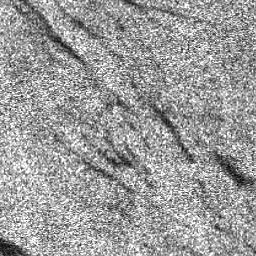
#> input picture assets/images/train/palsar_0.png, 256 x 256 px, found by its file name
$ python check_alignment.py
#> lines starting #> are read from the running program, lines starting #| are printed output that depends on the picture

from pathlib import Path
import numpy as np
import matplotlib.pyplot as plt
from PIL import Image

BASE = Path(__file__).resolve().parent

image_folder = BASE / "images" / "val"
mask_folder = BASE / "masks" / "val"


files = [
    "palsar_0.png",
    "palsar_461.png",
    "sentinel_126.png",
    "sentinel_49.png",
    "sentinel_99.png"
]

for filename in files:

    image_path = image_folder / filename
    mask_path = mask_folder / filename

    if not image_path.exists() or not mask_path.exists():
        print("Missing file:", filename)
        continue

    image = np.array(Image.open(image_path).convert("L"))
    mask = np.array(Image.open(mask_path).convert("L"))

    print("\nImage:", filename)
    print("Original shape:", image.shape)
#| Original shape: (256, 256)
    print("Mask shape:", mask.shape)
#| Mask shape: (256, 256)

    if image.shape != mask.shape:
        print("WARNING: Image and mask dimensions differ!")
        continue

    binary_mask = mask > 127
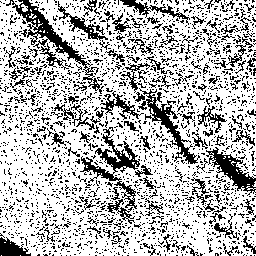
#> binary_mask: shape (256, 256) bool; 71.7% white; black in thin lines or dots

    fig, axes = plt.subplots(1, 3, figsize=(12, 4))

    # Original SAR image
    axes[0].imshow(image, cmap="gray")
    axes[0].set_title("Original SAR Image")

    # Ground-truth mask
    axes[1].imshow(binary_mask, cmap="gray")
    axes[1].set_title("Ground-Truth Mask")

    # Overlay
    axes[2].imshow(image, cmap="gray")
    axes[2].imshow(
        np.ma.masked_where(~binary_mask, binary_mask),
        cmap="autumn",
        alpha=0.5,
        vmin=0,
        vmax=1
    )
    axes[2].set_title("Mask Overlay on SAR Image")

    for ax in axes:
        ax.axis("off")

    plt.suptitle(filename)
    plt.tight_layout()
    plt.show()
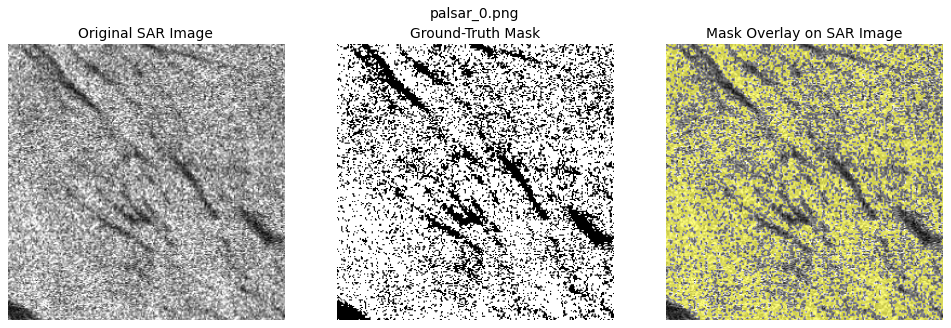
#> figure drawn by matplotlib, 3 panels
